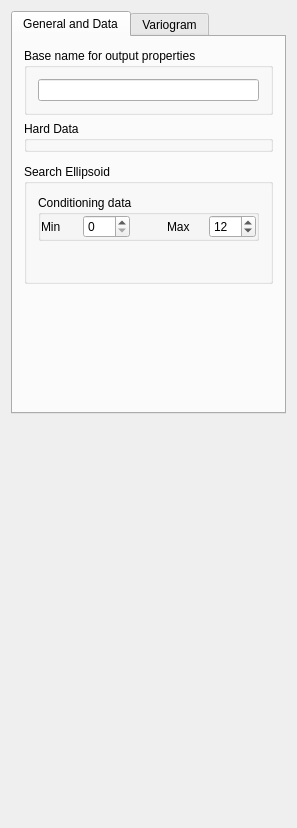
<?xml version="1.0" encoding="UTF-8"?>
<ui version="4.0">
 <class>Kriging_Parameters</class>
 <widget class="QWidget" name="Kriging_Parameters">
  <property name="geometry">
   <rect>
    <x>0</x>
    <y>0</y>
    <width>297</width>
    <height>828</height>
   </rect>
  </property>
  <property name="windowTitle">
   <string>Kriging Parameters</string>
  </property>
  <property name="AlgorithmCategory" stdset="0">
   <string>Estimation</string>
  </property>
  <property name="AlgorithmDescription" stdset="0">
   <string>X-validation (SK, OK, KT)</string>
  </property>
  <layout class="QVBoxLayout" name="verticalLayout_4">
   <item>
    <widget class="QTabWidget" name="tabWidget3">
     <property name="currentIndex">
      <number>0</number>
     </property>
     <widget class="QWidget" name="tab">
      <attribute name="title">
       <string>General and Data</string>
      </attribute>
      <layout class="QVBoxLayout" name="verticalLayout_3">
       <item>
        <widget class="QGroupBox" name="SimulationGrid">
         <property name="maximumSize">
          <size>
           <width>32767</width>
           <height>140</height>
          </size>
         </property>
         <property name="title">
          <string>Base name for output properties</string>
         </property>
         <layout class="QVBoxLayout" name="verticalLayout">
          <item>
           <widget class="QLineEdit" name="Property_Name"/>
          </item>
         </layout>
        </widget>
       </item>
       <item>
        <widget class="QGroupBox" name="GroupBox3">
         <property name="title">
          <string>Hard Data</string>
         </property>
         <layout class="QHBoxLayout">
          <property name="spacing">
           <number>0</number>
          </property>
          <property name="margin">
           <number>0</number>
          </property>
          <item>
           <widget class="PropertySelector" name="Hard_Data"/>
          </item>
         </layout>
        </widget>
       </item>
       <item>
        <widget class="KrigingTypeSelector" name="Kriging_Type"/>
       </item>
       <item>
        <widget class="QGroupBox" name="GroupBox9">
         <property name="title">
          <string>Search Ellipsoid</string>
         </property>
         <layout class="QVBoxLayout" name="verticalLayout_2">
          <item>
           <widget class="QGroupBox" name="groupBox5">
            <property name="title">
             <string>Conditioning data</string>
            </property>
            <layout class="QGridLayout">
             <property name="margin">
              <number>0</number>
             </property>
             <item row="0" column="0">
              <layout class="QHBoxLayout">
               <property name="margin">
                <number>0</number>
               </property>
               <item>
                <widget class="QLabel" name="TextLabel2_2_2_2_3">
                 <property name="text">
                  <string>Min</string>
                 </property>
                 <property name="wordWrap">
                  <bool>false</bool>
                 </property>
                </widget>
               </item>
               <item>
                <widget class="QSpinBox" name="Min_Conditioning_Data">
                 <property name="minimum">
                  <number>0</number>
                 </property>
                 <property name="maximum">
                  <number>200</number>
                 </property>
                 <property name="value">
                  <number>0</number>
                 </property>
                </widget>
               </item>
               <item>
                <spacer>
                 <property name="orientation">
                  <enum>Qt::Vertical</enum>
                 </property>
                 <property name="sizeType">
                  <enum>QSizePolicy::Expanding</enum>
                 </property>
                 <property name="sizeHint" stdset="0">
                  <size>
                   <width>31</width>
                   <height>20</height>
                  </size>
                 </property>
                </spacer>
               </item>
               <item>
                <widget class="QLabel" name="TextLabel2_2_2_2_3_2">
                 <property name="text">
                  <string>Max</string>
                 </property>
                 <property name="wordWrap">
                  <bool>false</bool>
                 </property>
                </widget>
               </item>
               <item>
                <widget class="QSpinBox" name="Max_Conditioning_Data">
                 <property name="minimum">
                  <number>0</number>
                 </property>
                 <property name="maximum">
                  <number>200</number>
                 </property>
                 <property name="value">
                  <number>12</number>
                 </property>
                </widget>
               </item>
              </layout>
             </item>
            </layout>
           </widget>
          </item>
          <item>
           <widget class="EllipsoidInput" name="Search_Ellipsoid">
            <property name="title" stdset="0">
             <string/>
            </property>
           </widget>
          </item>
          <item>
           <widget class="AdvancedNeighborhoodInput" name="AdvancedSearch"/>
          </item>
          <item>
           <spacer name="spacer">
            <property name="orientation">
             <enum>Qt::Vertical</enum>
            </property>
            <property name="sizeType">
             <enum>QSizePolicy::Expanding</enum>
            </property>
            <property name="sizeHint" stdset="0">
             <size>
              <width>20</width>
              <height>17</height>
             </size>
            </property>
           </spacer>
          </item>
         </layout>
        </widget>
       </item>
       <item>
        <spacer>
         <property name="orientation">
          <enum>Qt::Vertical</enum>
         </property>
         <property name="sizeType">
          <enum>QSizePolicy::Expanding</enum>
         </property>
         <property name="sizeHint" stdset="0">
          <size>
           <width>20</width>
           <height>31</height>
          </size>
         </property>
        </spacer>
       </item>
      </layout>
     </widget>
     <widget class="QWidget" name="tab">
      <attribute name="title">
       <string>Variogram</string>
      </attribute>
      <layout class="QVBoxLayout">
       <property name="margin">
        <number>0</number>
       </property>
       <item>
        <widget class="QGroupBox" name="GroupBox11">
         <property name="title">
          <string>Variogram</string>
         </property>
         <layout class="QVBoxLayout">
          <property name="spacing">
           <number>6</number>
          </property>
          <property name="margin">
           <number>11</number>
          </property>
          <item>
           <widget class="VariogramInput" name="Variogram"/>
          </item>
         </layout>
        </widget>
       </item>
       <item>
        <spacer>
         <property name="orientation">
          <enum>Qt::Vertical</enum>
         </property>
         <property name="sizeType">
          <enum>QSizePolicy::Expanding</enum>
         </property>
         <property name="sizeHint" stdset="0">
          <size>
           <width>20</width>
           <height>131</height>
          </size>
         </property>
        </spacer>
       </item>
      </layout>
     </widget>
    </widget>
   </item>
   <item>
    <spacer>
     <property name="orientation">
      <enum>Qt::Vertical</enum>
     </property>
     <property name="sizeType">
      <enum>QSizePolicy::Expanding</enum>
     </property>
     <property name="sizeHint" stdset="0">
      <size>
       <width>20</width>
       <height>16</height>
      </size>
     </property>
    </spacer>
   </item>
  </layout>
 </widget>
 <layoutdefault spacing="6" margin="11"/>
 <pixmapfunction>qPixmapFromMimeSource</pixmapfunction>
 <customwidgets>
  <customwidget>
   <class>VariogramInput</class>
   <extends>QWidget</extends>
   <header>GsTLAppli/extra/qtplugins/variogram_input.h</header>
  </customwidget>
  <customwidget>
   <class>KrigingTypeSelector</class>
   <extends>QWidget</extends>
   <header>GsTLAppli/extra/qtplugins/kriging_type_selector.h</header>
  </customwidget>
  <customwidget>
   <class>EllipsoidInput</class>
   <extends>QWidget</extends>
   <header>GsTLAppli/extra/qtplugins/ellipsoid_input.h</header>
  </customwidget>
  <customwidget>
   <class>AdvancedNeighborhoodInput</class>
   <extends>QWidget</extends>
   <header>GsTLAppli/extra/qtplugins/neighborhood_filter_input.h</header>
  </customwidget>
  <customwidget>
   <class>PropertySelector</class>
   <extends>QWidget</extends>
   <header>GsTLAppli/extra/qtplugins/selectors.h</header>
  </customwidget>
 </customwidgets>
 <includes>
  <include location="local">gridselector.h</include>
  <include location="local">krigingtypeselector.h</include>
  <include location="local">propertyselector.h</include>
  <include location="local">ellipsoidinput.h</include>
  <include location="local">gstl_table.h</include>
  <include location="local">gstl_table.h</include>
  <include location="local">variograminput.h</include>
 </includes>
 <resources/>
 <connections>
  <connection>
   <sender>Hard_Data</sender>
   <signal>object_changed(QString)</signal>
   <receiver>Kriging_Type</receiver>
   <slot>set_hd_grid(QString)</slot>
   <hints>
    <hint type="sourcelabel">
     <x>20</x>
     <y>20</y>
    </hint>
    <hint type="destinationlabel">
     <x>20</x>
     <y>20</y>
    </hint>
   </hints>
  </connection>
 </connections>
</ui>
